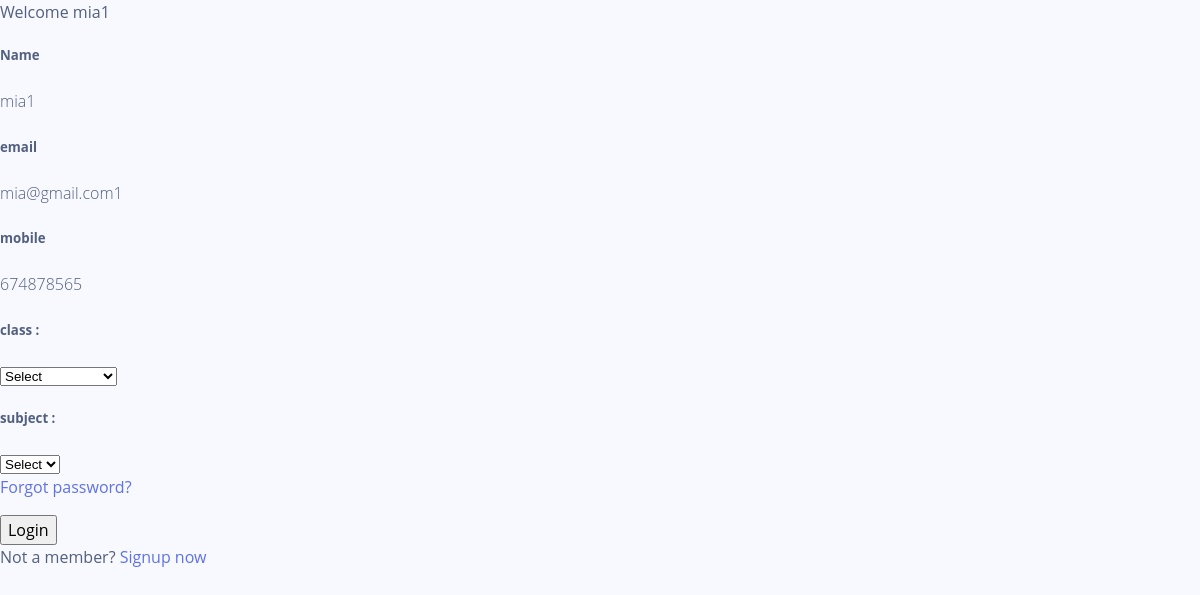
Page /index1.php (signed in) on the committed database.
### tables this page shows
CREATE TABLE `teachers` (
  `id` int(11) NOT NULL,
  `name` varchar(30) NOT NULL,
  `email` varchar(50) NOT NULL,
  `mobile` bigint(200) NOT NULL,
  `password` varchar(50) NOT NULL,
  `status` tinyint(4) NOT NULL
);

### index1.php (the view, shortened to what this page needs)
<?php
require('connection.php');
?>
<!DOCTYPE html>
<html lang="en" dir="ltr">
  <head>
    <link rel="stylesheet" href="css/login.css">
  </head>
  <body>
    <div class="wrapper" style="width:80% !important">
      <div class="title">
Welcome <?php echo $_SESSION['TEACHER_USERNAME']; ?></div>
<form action="attendance_sheet.php" method="post">
<?php
$id=$_SESSION['TEACHER_ID'];
$res="SELECT * from `teachers` where `teachers`.`id`='$id'";
$row=mysqli_fetch_assoc(mysqli_query($con,$res));
?>
<div class="field">
<h5>Name</h5> <p><?php echo $row['name'] ?>
</div>
<div class="field">
<h5>email</h5> <p><?php echo $row['email'] ?>
</div>
<div class="field">
<h5>mobile</h5> <p><?php echo $row['mobile'] ?>
</div>
        <div class="field">
        <H5>class :</H5>
                     <select id="class" onchange="get_sub()"  name="class">
                    <option  value="">Select</option>
                    </select>
        </div>
        <div class="field">
        <H5>subject :</H5>
                     <select id="sub_id"  name="subject">
                    <option  value="">Select</option>
                    </select>
        </div>
<div class="content">
<div class="pass-link">
<a href="logout.php">Forgot password?</a></div>
</div>
<div class="field">
          <input type="submit" name="submit" value="Login">
        </div>
<div class="signup-link">
Not a member? <a href="#">Signup now</a></div>
</form>
</div>
</body>
</html>

### css/login.css (style rules this page uses)
*, *::before, *::after { box-sizing: border-box; }
body { font-family: Open Sans, sans-serif; font-size: 1rem; font-weight: 400; line-height: 1.5; margin: 0; text-align: left; color: #525f7f; background-color: #f8f9fe; }
p { margin-top: 0; margin-bottom: 1rem; }
a { text-decoration: none; color: #5e72e4; background-color: transparent; }
input { font-family: inherit; font-size: inherit; line-height: inherit; margin: 0; }
input { overflow: visible; }
[type="submit"] { -webkit-appearance: button; }
p { font-size: 1rem; font-weight: 300; line-height: 1.7; }

### rows in the picture
teachers: name "mia1", email "mia@gmail.com1", mobile "674878565"

### other values in the picture
$_SESSION['TEACHER_USERNAME'] "mia1"
